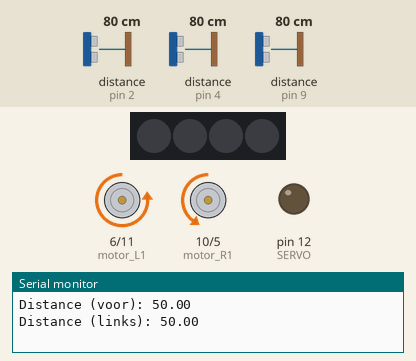
This sketch was run on a simulated Arduino Nano, built with avr-gcc and run on an emulated ATmega328P. Shown: 4 RGB LEDs in strip order, left to right, motor-driver pin pairs drawn as motors (green arrow = first pin HIGH = forward, orange = second pin HIGH = backward, longer = more drive), output pins drawn as LEDs (lit = HIGH), the last lines printed to the serial monitor. Wiring (inferred from the names in the program): 3 × ultrasonic range finder: trigger pin 3, echo pin 2 / trigger pin 7, echo pin 4 / trigger pin 8, echo pin 9. The test bench sets the inputs (shaded band); at power-on: distance to the obstacle (sensors on pin 9, pin 4, pin 2) 80 cm. The echo pulse lasts 58.3 µs per cm; pins used as bus, display or sensor lines are not drawn.

Above: at 1.2 s.
1.3 s: distance to the obstacle (sensor on pin 9) set to 2 cm
At 1.8 s:
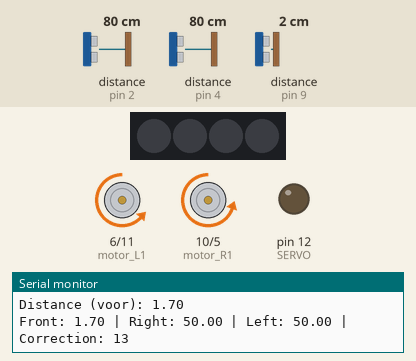
4.3 s: distance to the obstacle (sensor on pin 4) set to 18 cm
At 4.8 s:
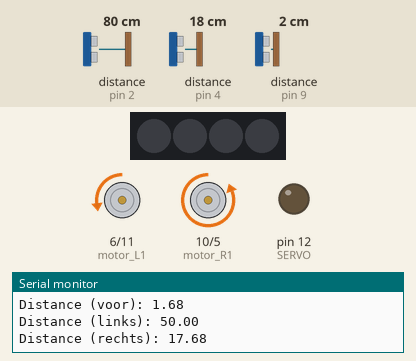
7.3 s: distance to the obstacle (sensor on pin 2) set to 28 cm
10.3 s: distance to the obstacle (sensor on pin 2) set to 23 cm
At 13.0 s:
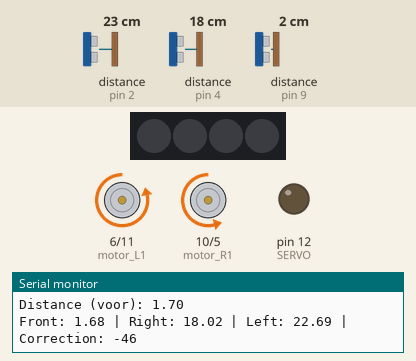
13.3 s: distance to the obstacle (sensor on pin 4) set to 2 cm
At 14.5 s:
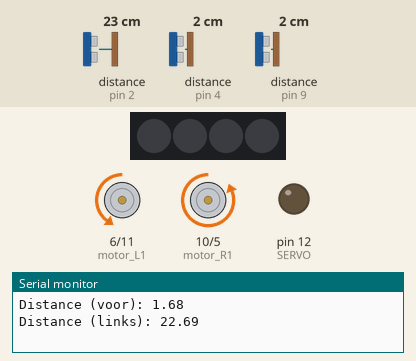
14.8 s: distance to the obstacle (sensor on pin 2) set to 2 cm
Timing chart, 0 to 18.8 s (numbered marks = the images above; inputs shaded):
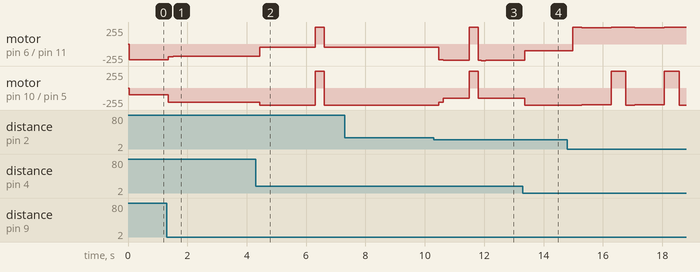

Measured:
- the behaviour switches between 26 and 25 cm on distance to the obstacle (sensor on pin 2) (found by bisection; images 2 and 3)
- after the input at 1.3 s, motor on pin 6 (motor_L1) / pin 11 (motor_L2): backward 235/255 → backward 188/255 after 0.06 s, → backward 187/255 0.16 s later, → backward 186/255 1.6 s later; motor on pin 10 (motor_R1) / pin 5 (motor_R2): backward 100/255 → backward 212/255 after 0.06 s, → backward 213/255 0.16 s later, → backward 214/255 1.6 s later

The sketch:

mazeklaai.ino
```cpp
#include <Adafruit_NeoPixel.h>
#define DEBUG

#define NeoLED 13
#define NUM_PIXELS 4
#define DELAY_TIME 500

// Servo
#define SERVO 12
#define GRIPPER_OPEN 1550
#define GRIPPER_CLOSE 1000

Adafruit_NeoPixel strip(NUM_PIXELS, NeoLED, NEO_GRB + NEO_KHZ800);

// Motor pins
#define motor_L1 6
#define motor_L2 11
#define motor_R1 10
#define motor_R2 5

// Ultrasonic sensor pins
#define ECHO 9
#define TRIG 8
#define TRIG_LINKS 3
#define ECHO_LINKS 2
#define TRIG_RECHTS 7
#define ECHO_RECHTS 4

// Motor sensor
int cws1 = 0, cws2 = 0;
unsigned long previousMillis = 0;
const long interval = 1000;
const int fullspeedLinksVooruit = 214;
const int fullspeedLinksAchteruit = -241.5;

// Light sensors
int lichtsensorWaarden[8];
const int lichtsensorPins[8] = { A0, A1, A2, A3, A4, A5, A6, A7 };

void setup() {
  // Motor pins
  pinMode(motor_L1, OUTPUT);
  pinMode(motor_L2, OUTPUT);
  pinMode(motor_R1, OUTPUT);
  pinMode(motor_R2, OUTPUT);


  // Ultrasonic sensor pins
  pinMode(TRIG, OUTPUT);
  pinMode(ECHO, INPUT);
  pinMode(TRIG_LINKS, OUTPUT);
  pinMode(ECHO_LINKS, INPUT);
  pinMode(TRIG_RECHTS, OUTPUT);
  pinMode(ECHO_RECHTS, INPUT);

  // Light sensor pins
  for (int i = 0; i < 8; i++) {
    pinMode(lichtsensorPins[i], INPUT);
  }

  // Servo
  pinMode(SERVO, OUTPUT);
  digitalWrite(SERVO, LOW);

  Serial.begin(9600);

  // NeoPixel setup
  strip.begin();
  strip.show();

  stop();
}

// Function to move motors
void drive(int speedLeft, int speedRight) {
  if (speedLeft >= 0) {
    analogWrite(motor_L1, 0);
    analogWrite(motor_L2, speedLeft);
  } else {
    analogWrite(motor_L1, -speedLeft);
    analogWrite(motor_L2, 0);
  }

  if (speedRight >= 0) {
    analogWrite(motor_R1, 0);
    analogWrite(motor_R2, speedRight);
  } else {
    analogWrite(motor_R1, -speedRight);
    analogWrite(motor_R2, 0);
  }
}

// Stop motors
void stop() {
  analogWrite(motor_L1, 0);
  analogWrite(motor_L2, 0);
  analogWrite(motor_R1, 0);
  analogWrite(motor_R2, 0);
}

// Measure distance using ultrasonic sensors
float measureDistance(String kant) {
  int trig, echo;

  if (kant == "voor") {
    trig = TRIG;
    echo = ECHO;
  } else if (kant == "links") {
    trig = TRIG_LINKS;
    echo = ECHO_LINKS;
  } else if (kant == "rechts") {
    trig = TRIG_RECHTS;
    echo = ECHO_RECHTS;
  } else {
    return -1;  // Invalid input
  }

  digitalWrite(trig, LOW);
  delayMicroseconds(2);
  digitalWrite(trig, HIGH);
  delayMicroseconds(10);
  digitalWrite(trig, LOW);

  float duration = pulseIn(echo, HIGH);
  float distance = (duration * 0.0343) / 2;
  if (distance > 50) {
    distance = 50;
  }

  Serial.print("Distance (");
  Serial.print(kant);
  Serial.print("): ");
  Serial.println(distance);

  return distance;
}

// Move servo
void moveServo(int pulse) {
  static unsigned long timer;
  static int lastPulse;

  if (millis() > timer) {
    if (pulse > 0) {
      lastPulse = pulse;
    } else {
      pulse = lastPulse;
    }

    digitalWrite(SERVO, HIGH);
    delayMicroseconds(pulse);
    digitalWrite(SERVO, LOW);

    timer = millis() + 20;  // 20ms interval for servo
  }
}

// Read light sensors
void readLightSensors() {
  for (int i = 0; i < 8; i++) {
    lichtsensorWaarden[i] = analogRead(lichtsensorPins[i]);
  }
}

// Print light sensor values
void printLightSensorValues() {
  for (int i = 0; i < 8; i++) {
    Serial.print("Sensor ");
    Serial.print(i + 1);
    Serial.print(": ");
    Serial.println(lichtsensorWaarden[i]);
  }
}

int firstOptimisticCorner = 0;


void checkAndReverse(float &prevDistanceFront) {
    float distanceFront = measureDistance("voor");
    static int countFront = 0;  // Teller behouden tussen function calls

    // Controleer of de huidige afstand ongeveer gelijk is aan de vorige met een marge van ±2
    if (abs(distanceFront - prevDistanceFront) <= 2 && distanceFront < 50) {
        countFront++;

        if (countFront >= 30) {
            Serial.println("Obstacle detected or stuck: moving back slightly...");
            drive(-255, -255);  // Rijdt een klein stukje achteruit
            delay(300);         // Wacht even
            drive(0, 0);
            countFront = 0;  // Reset teller na achteruitrijden
        }
    } else {
        countFront = 0;  // Reset teller als de afstand wél verandert
    }

    prevDistanceFront = distanceFront;  // Update vorige afstand
}


// **PID Gains (Tweak as needed)**
float Kp = 6.0;  // Increase P gain for stronger reaction
float Ki = 0.05; // Reduce I gain to avoid drifting
float Kd = 2.0;  // Increase D gain for better reaction speed

float lastError = 0;
float integral = 0;

// **Base Speed Settings**
int baseSpeed = 200;
int maxSpeed = 255;
int minSpeed = 100;

// **Safe Distance Thresholds**
const float minRightDistance = 6.0;  // If closer than this, must turn left
const float minLeftDistance = 6.0;   // If closer than this, must turn right
const float minFrontDistance = 15.0; // If closer than this, stop or reverse
const float deadEndThreshold = 5.0;  // Threshold to detect if it's completely surrounded

// **PID Function for Steering Correction**
int PIDControl(float error) {
  integral += error;
  float derivative = error - lastError;
  lastError = error;

  return (Kp * error) + (Ki * integral) + (Kd * derivative);
}

float prevDistanceFront = 0;

void loop() {
  float distanceFront = measureDistance("voor");
  float distanceLeft = measureDistance("links");
  float distanceRight = measureDistance("rechts");

  // **Calculate PID Error for Steering (Right Preference)**
  float error = (distanceRight - distanceLeft) + 2;  // Encourages right turns
  int correction = PIDControl(error);

  // **Calculate Wheel Speeds**
  int speedLeft = baseSpeed - correction;
  int speedRight = baseSpeed + correction;

  // **Keep Speeds Within Limits**
  speedLeft = constrain(speedLeft, minSpeed, maxSpeed);
  speedRight = constrain(speedRight, minSpeed, maxSpeed);

  checkAndReverse(prevDistanceFront);

  if (distanceFront <= minFrontDistance && distanceLeft <= 15 && distanceRight <= 15) {
      drive(-255, 255);  // Reverse and turn left
      delay(300);
    if (distanceLeft > 12) {
      drive(241, -254);
    } else {
      drive(-241, 254);
    }
    delay(1000);
    drive(-255,-255);
    delay(400);
  } else {
      // **Wall Avoidance Priority**
    if (distanceRight <= minRightDistance) {
      // **Too close to right wall! Strong left correction**
      speedLeft = 100;
      speedRight = maxSpeed;
    }
    else if (distanceLeft <= minLeftDistance) {
      // **Too close to left wall! Strong right correction**
      speedLeft = maxSpeed;
      speedRight = 100;
    }
    // **Main Steering & Obstacle Avoidance**
    else if (distanceFront > minFrontDistance) {
      if (distanceRight > 12) {
        speedLeft = maxSpeed-20;   // Turn right
        speedRight = 100;
      }
      else if (distanceRight < 7 && distanceLeft > 20) {
        speedLeft = 100;
        speedRight = maxSpeed;  // Turn left
      }
      else {
        speedLeft = 215;
        speedRight = 255;  // Slight right bias
      }
    }
    else if (distanceRight - distanceLeft > 7) {
      speedLeft = 255;
      speedRight = 120;   // Turn right slightly
    }
    else if (distanceLeft - distanceRight > 7 && distanceRight < 40) {
      speedLeft = 50;
      speedRight = 255;  // Turn left slightly
    }

    // **Drive Using PID Speeds**
    drive(speedLeft, speedRight);
  }


  // **Debugging Output**
  Serial.print("Front: ");
  Serial.print(distanceFront);
  Serial.print(" | Right: ");
  Serial.print(distanceRight);
  Serial.print(" | Left: ");
  Serial.print(distanceLeft);
  Serial.print(" | Correction: ");
  Serial.println(correction);

  delay(50);  // **Short delay for better reaction time**
}
```
